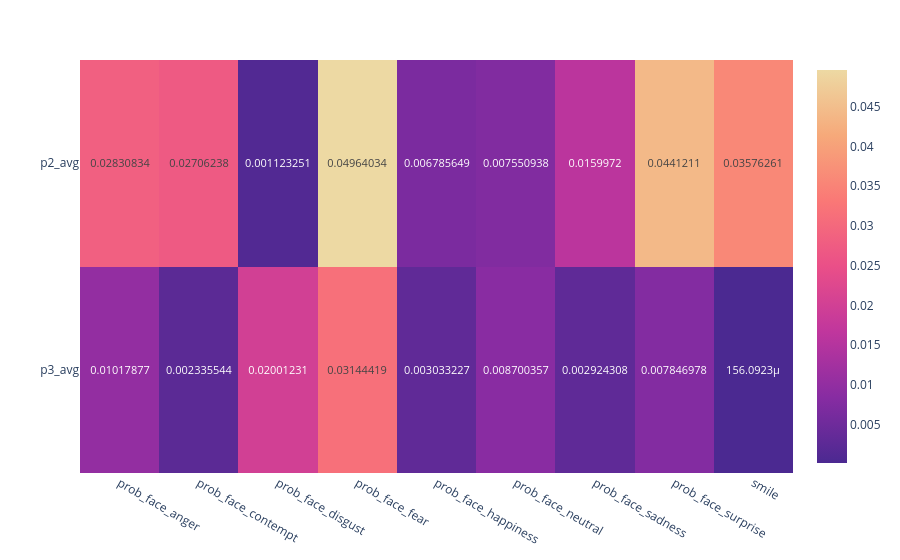

The notebook cell this image was saved under:
### Code cell
fig_r

### Figure 1 — Plotly figure (JSON) as saved in the notebook; plotly's stock layout.template omitted (floating-point values rounded to 4 significant figures)
{"data": [{"coloraxis": "coloraxis", "hovertemplate": "x: %{x}<br>y: %{y}<br>color: %{z}<extra></extra>", "name": "0", "texttemplate": "%{z}", "type": "heatmap", "x": ["prob_face_anger", "prob_face_contempt", "prob_face_disgust", "prob_face_fear", "prob_face_happiness", "prob_face_neutral", "prob_face_sadness", "prob_face_surprise", "smile"], "xaxis": "x", "y": ["p2_avg", "p3_avg"], "yaxis": "y", "z": [[0.02831, 0.02706, 0.001123, 0.04964, 0.006786, 0.007551, 0.016, 0.04412, 0.03576], [0.01018, 0.002336, 0.02001, 0.03144, 0.003033, 0.0087, 0.002924, 0.007847, 0.0001561]]}], "layout": {"coloraxis": {"colorscale": [[0, "rgb(75, 41, 145)"], [0.1667, "rgb(135, 44, 162)"], [0.3333, "rgb(192, 54, 157)"], [0.5, "rgb(234, 79, 136)"], [0.6667, "rgb(250, 120, 118)"], [0.8333, "rgb(246, 169, 122)"], [1, "rgb(237, 217, 163)"]]}, "margin": {"t": 60}, "xaxis": {"anchor": "y", "domain": [0, 1]}, "yaxis": {"anchor": "x", "autorange": "reversed", "domain": [0, 1]}}}
